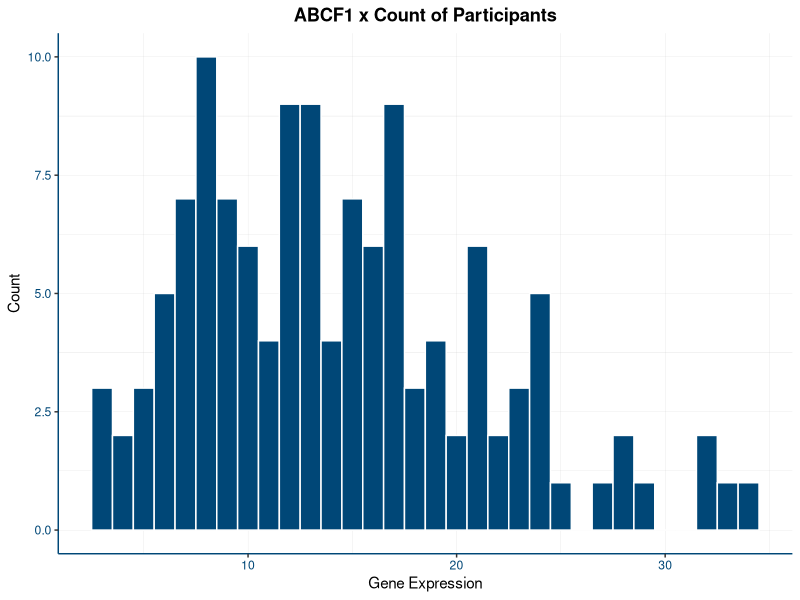
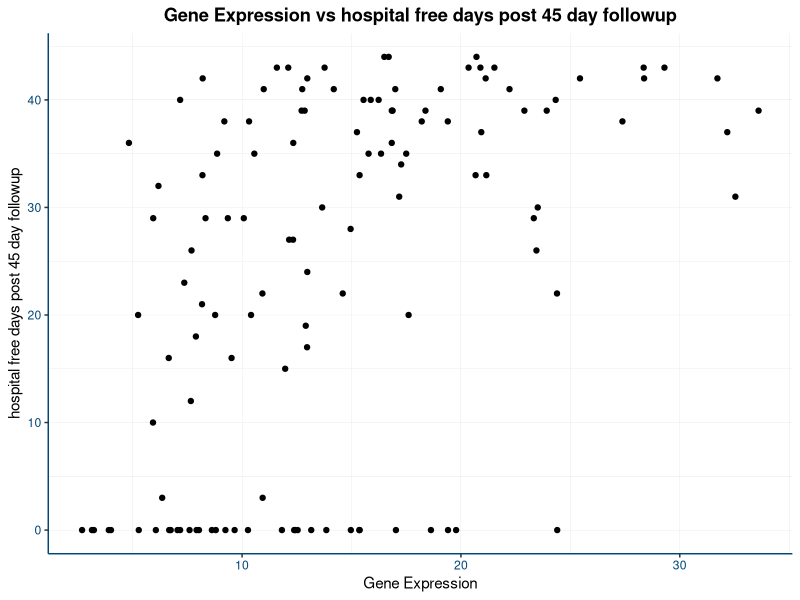
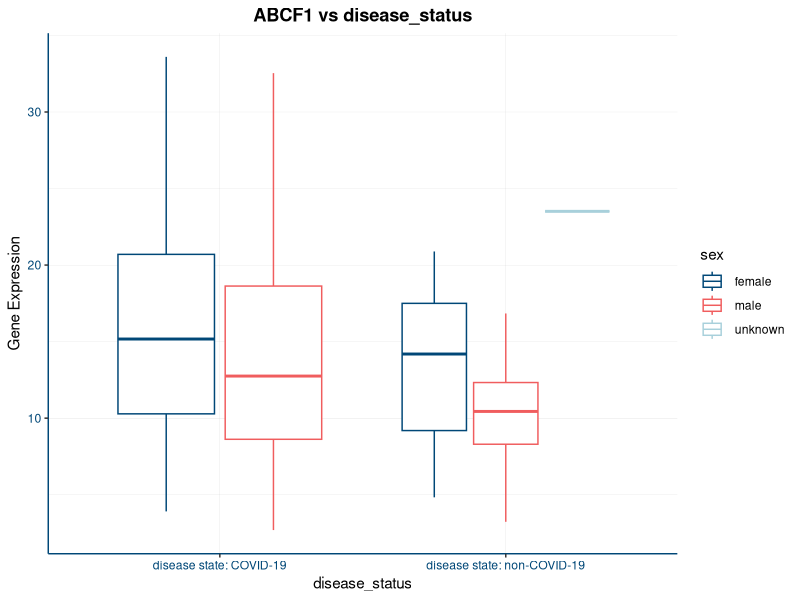
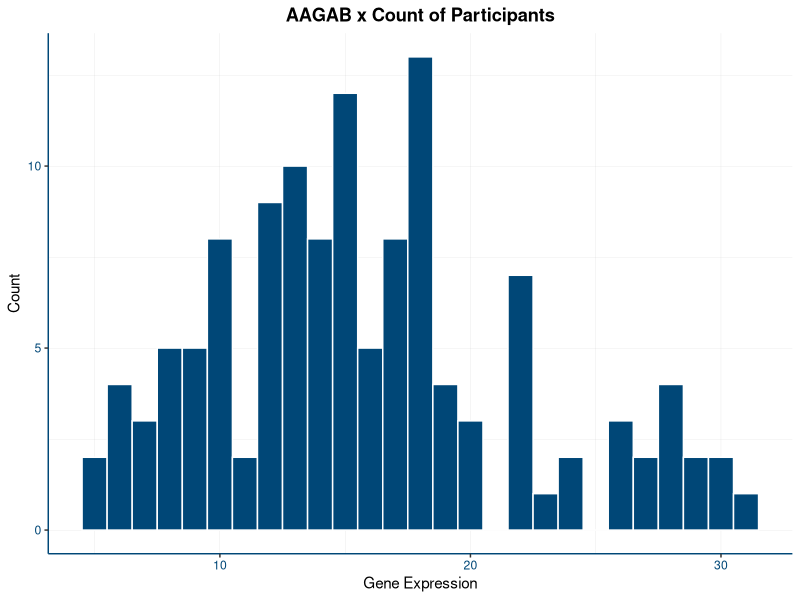
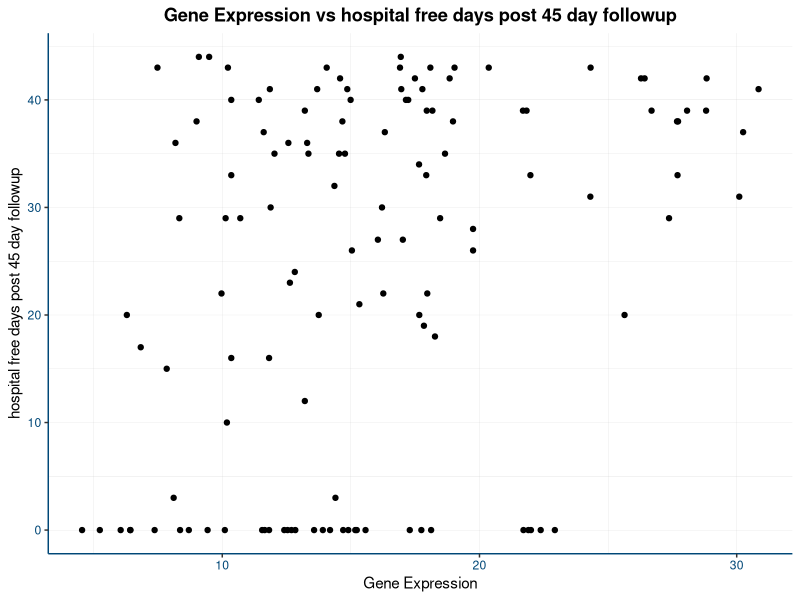
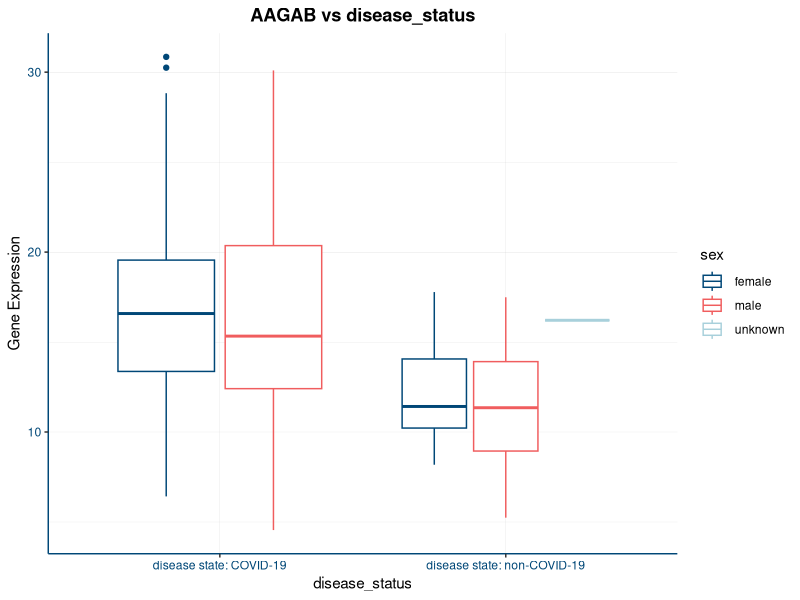
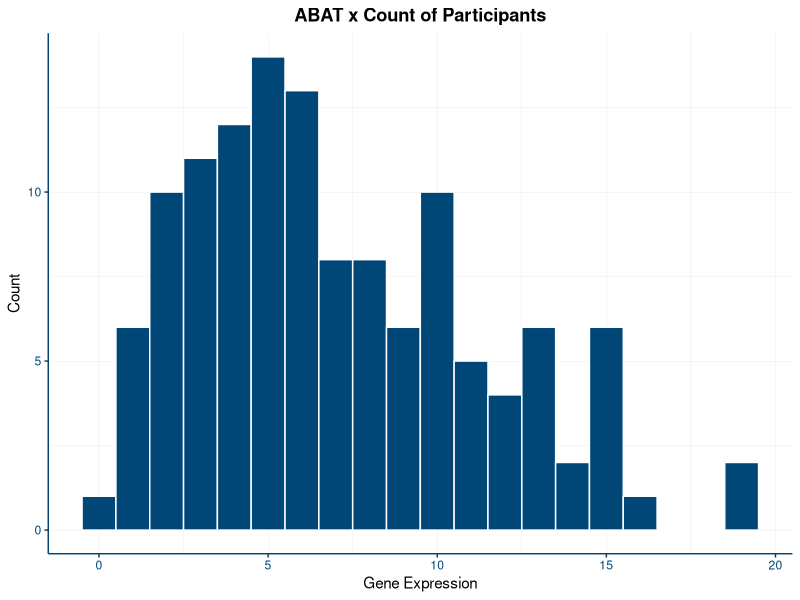
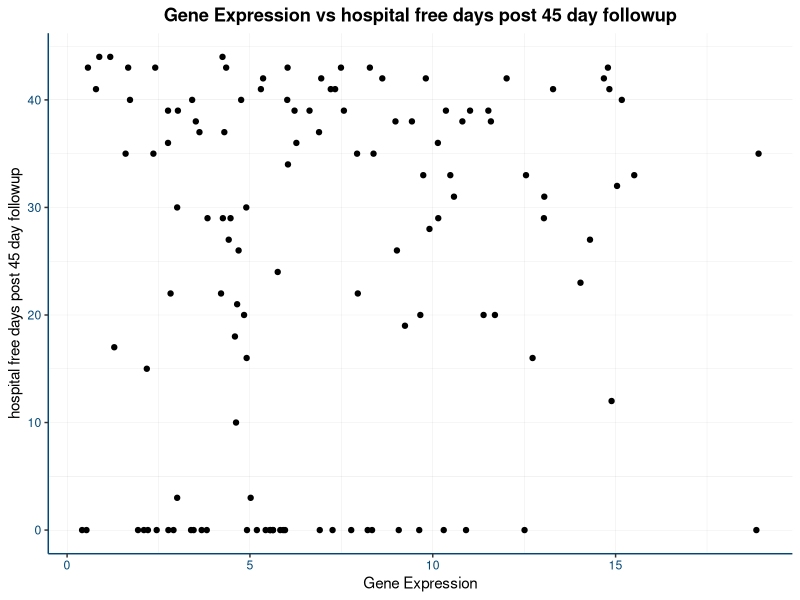

Here is the R script that generated these plots, in order:
## ---- chunk 1
knitr::opts_chunk$set(echo = TRUE)

library(tidyr)
library(tidyverse)
library(ggplot2)
library(ggpubr)
## ---- chunk 2
gene_data <- read.csv("data/QBS103_GSE157103_genes.csv")
meta_data <- read.csv('data/QBS103_GSE157103_series_matrix-1.csv')
## ---- chunk 3
#gene_name = 'ABCF1'
process_dataframe <- function(gene_name) {
  # Select gene
  gene <- gene_data[which(gene_data$X==gene_name), ]
  
  # Get all column names except X
  column_names <- names(gene)[-1]
  
  #Melt dataframe
  #referenced: https://tidyr.tidyverse.org/reference/pivot_longer.html
  gene_long <- pivot_longer(
                  gene, 
                  cols = all_of(column_names), 
                  names_to = "participant_id", 
                  values_to = "expression")
 
  gene_dataset <- inner_join(gene_long, meta_data, by="participant_id")
  # referenced: https://datascienceplus.com/merging-datasets-with-tidyverse/
   
   gene_dataset$HospitalDaysGroup <- cut(
      gene_dataset$hospital.free_days_post_45_day_followup,
      breaks = c(0, 10, 20, 30, 40, 50),
      labels = c('Under 10', '10-20', '20-30', '30-40', 'Over 40'),
      right = FALSE
    )
   return (gene_dataset)
}

## ---- chunk 4

#Custom Color Palette
colorPalette <- c('#004777', '#F05D5E', '#A8D0DB', '#136F63', '#FFC857', '#9DD9D2')

myTheme <- theme(
        panel.border = element_blank(), 
        panel.grid.major = element_line(colour="grey", linewidth = rel(.1)),
        panel.grid.minor= element_line(colour="grey", linewidth = rel(.1)),
        #panel.grid.minor = element_blank(),
        # Define my axis
        plot.title = element_text(colour = "black", hjust = .5, face='bold'),
        axis.line = element_line(colour = '#004777', linewidth = rel(1)),
        axis.title.x = element_text(color='black'),
        #axis.title.y = element_text(color='black'),
        axis.text = element_text(color='#004777'),
        # Set plot background
        panel.background = element_blank()
        )
## ---- chunk 5

## documentation on working with .data[[]]
##https://dplyr.tidyverse.org/articles/programming.html

create_graphs <- function(
                          dataframe_name, 
                          gene_name, 
                          continuous_covariate, 
                          categorical_covariates
                          ) {
  
  #https://stackoverflow.com/questions/69338331/r-markdown-create-section-headers-in-r-and-print-r-output-in-same-section
  cat("\\newpage\n")
  cat(paste0("# Visuals for ", gene_name, "\n\n"))
  
  histogram_title <- paste(gene_name, "x Count of Participants")
  histogram <- ggplot(dataframe_name, aes(x = expression)) + 
              geom_histogram(binwidth=1, color="white", fill='#004777') + 
              labs(title=histogram_title, x = 'Gene Expression',y = 'Count') +
              myTheme
  
  print(histogram)
  
  cleaned_continuous_covariate <- gsub("[._]", " ", continuous_covariate)
  scatterplot_title <- paste("Gene Expression vs", cleaned_continuous_covariate)
  
  scatterplot <- ggplot(dataframe_name, aes(x = expression, y = .data[[continuous_covariate]])) + 
              geom_point() + 
              labs(title=scatterplot_title, x = 'Gene Expression',y = cleaned_continuous_covariate)+
              scale_color_manual(values = colorPalette)+
              myTheme
  print(scatterplot)
  
  boxplot_title <- paste(gene_name, 'vs', categorical_covariates[1])
  boxplot <- ggplot(
              dataframe_name,
              aes(
                x = .data[[categorical_covariates[1]]],
                y = expression,
                color = .data[[categorical_covariates[2]]]
              )) +
            geom_boxplot() +
            labs(
              title = boxplot_title,
              x = categorical_covariates[1],
              y = 'Gene Expression'
            ) +
            scale_color_manual(values = colorPalette) +
            myTheme
  print(boxplot)
}
## ---- chunk 6
for (gene in c('ABCF1', 'AAGAB', 'ABAT')){
  gene_df <- process_dataframe(gene)
  create_graphs(gene_df, gene, 'hospital.free_days_post_45_day_followup', c('disease_status', 'sex'))
}
